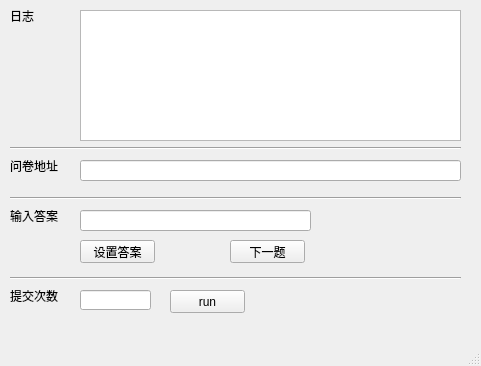
<?xml version="1.0" encoding="UTF-8"?>
<ui version="4.0">
 <class>MainWindow</class>
 <widget class="QMainWindow" name="MainWindow">
  <property name="geometry">
   <rect>
    <x>0</x>
    <y>0</y>
    <width>481</width>
    <height>366</height>
   </rect>
  </property>
  <property name="windowTitle">
   <string>MainWindow</string>
  </property>
  <widget class="QWidget" name="centralwidget">
   <widget class="QLineEdit" name="lineEdit_url">
    <property name="geometry">
     <rect>
      <x>80</x>
      <y>160</y>
      <width>381</width>
      <height>21</height>
     </rect>
    </property>
   </widget>
   <widget class="QLabel" name="label">
    <property name="geometry">
     <rect>
      <x>10</x>
      <y>160</y>
      <width>54</width>
      <height>12</height>
     </rect>
    </property>
    <property name="text">
     <string>问卷地址</string>
    </property>
   </widget>
   <widget class="QPushButton" name="pushButton_run">
    <property name="geometry">
     <rect>
      <x>170</x>
      <y>290</y>
      <width>75</width>
      <height>23</height>
     </rect>
    </property>
    <property name="text">
     <string>run</string>
    </property>
   </widget>
   <widget class="QLineEdit" name="lineEdit_num">
    <property name="geometry">
     <rect>
      <x>80</x>
      <y>290</y>
      <width>71</width>
      <height>20</height>
     </rect>
    </property>
   </widget>
   <widget class="QLabel" name="label_3">
    <property name="geometry">
     <rect>
      <x>10</x>
      <y>290</y>
      <width>54</width>
      <height>12</height>
     </rect>
    </property>
    <property name="text">
     <string>提交次数</string>
    </property>
   </widget>
   <widget class="QPushButton" name="pushButton_set">
    <property name="geometry">
     <rect>
      <x>80</x>
      <y>240</y>
      <width>75</width>
      <height>23</height>
     </rect>
    </property>
    <property name="text">
     <string>设置答案</string>
    </property>
   </widget>
   <widget class="QPushButton" name="pushButton_next">
    <property name="geometry">
     <rect>
      <x>230</x>
      <y>240</y>
      <width>75</width>
      <height>23</height>
     </rect>
    </property>
    <property name="text">
     <string>下一题</string>
    </property>
   </widget>
   <widget class="QTextBrowser" name="log">
    <property name="geometry">
     <rect>
      <x>80</x>
      <y>10</y>
      <width>381</width>
      <height>131</height>
     </rect>
    </property>
   </widget>
   <widget class="QLabel" name="label_2">
    <property name="geometry">
     <rect>
      <x>10</x>
      <y>10</y>
      <width>54</width>
      <height>12</height>
     </rect>
    </property>
    <property name="text">
     <string>日志</string>
    </property>
   </widget>
   <widget class="QLabel" name="label_4">
    <property name="geometry">
     <rect>
      <x>10</x>
      <y>210</y>
      <width>54</width>
      <height>12</height>
     </rect>
    </property>
    <property name="text">
     <string>输入答案</string>
    </property>
   </widget>
   <widget class="Line" name="line_2">
    <property name="geometry">
     <rect>
      <x>10</x>
      <y>140</y>
      <width>451</width>
      <height>16</height>
     </rect>
    </property>
    <property name="orientation">
     <enum>Qt::Horizontal</enum>
    </property>
   </widget>
   <widget class="QLineEdit" name="lineEdit_answer">
    <property name="geometry">
     <rect>
      <x>80</x>
      <y>210</y>
      <width>231</width>
      <height>21</height>
     </rect>
    </property>
   </widget>
   <widget class="Line" name="line_3">
    <property name="geometry">
     <rect>
      <x>10</x>
      <y>190</y>
      <width>451</width>
      <height>16</height>
     </rect>
    </property>
    <property name="orientation">
     <enum>Qt::Horizontal</enum>
    </property>
   </widget>
   <widget class="Line" name="line_4">
    <property name="geometry">
     <rect>
      <x>10</x>
      <y>270</y>
      <width>451</width>
      <height>16</height>
     </rect>
    </property>
    <property name="orientation">
     <enum>Qt::Horizontal</enum>
    </property>
   </widget>
  </widget>
  <widget class="QMenuBar" name="menubar">
   <property name="geometry">
    <rect>
     <x>0</x>
     <y>0</y>
     <width>481</width>
     <height>23</height>
    </rect>
   </property>
  </widget>
  <widget class="QStatusBar" name="statusbar"/>
 </widget>
 <resources/>
 <connections/>
</ui>
